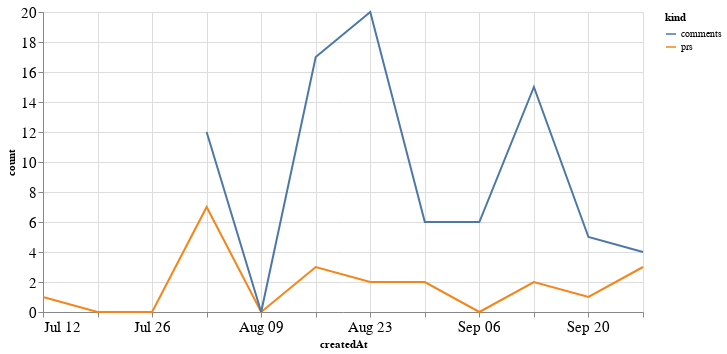

The cell this chart's notebook holds for it:
### Code cell
alt.Chart(total_time, width=600).mark_line().encode(
    x='createdAt',
    y='count',
    color='kind'
)

### Figure 1 — Vega-Lite specification as saved in the notebook (floating-point values rounded to 4 significant figures)
{"config": {"axisLeft": {"labelFontSize": 15}, "axisBottom": {"labelFontSize": 15}}, "data": {"name": "data-560027ac1e116687e58c63c8722c1f1e"}, "mark": "line", "encoding": {"color": {"type": "nominal", "field": "kind"}, "x": {"type": "temporal", "field": "createdAt"}, "y": {"type": "quantitative", "field": "count"}}, "width": 600, "$schema": "https://vega.github.io/schema/vega-lite/v4.8.1.json", "datasets": {"data-560027ac1e116687e58c63c8722c1f1e": [{"createdAt": "2020-07-12T00:00:00", "kind": "prs", "count": 1.0}, {"createdAt": "2020-07-19T00:00:00", "kind": "prs", "count": 0.0}, {"createdAt": "2020-07-26T00:00:00", "kind": "prs", "count": 0.0}, {"createdAt": "2020-08-02T00:00:00", "kind": "prs", "count": 7.0}, {"createdAt": "2020-08-09T00:00:00", "kind": "prs", "count": 0.0}, {"createdAt": "2020-08-16T00:00:00", "kind": "prs", "count": 3.0}, {"createdAt": "2020-08-23T00:00:00", "kind": "prs", "count": 2.0}, {"createdAt": "2020-08-30T00:00:00", "kind": "prs", "count": 2.0}, {"createdAt": "2020-09-06T00:00:00", "kind": "prs", "count": 0.0}, {"createdAt": "2020-09-13T00:00:00", "kind": "prs", "count": 2.0}, {"createdAt": "2020-09-20T00:00:00", "kind": "prs", "count": 1.0}, {"createdAt": "2020-09-27T00:00:00", "kind": "prs", "count": 3.0}, {"createdAt": "2020-07-12T00:00:00", "kind": "comments", "count": null}, {"createdAt": "2020-07-19T00:00:00", "kind": "comments", "count": null}, {"createdAt": "2020-07-26T00:00:00", "kind": "comments", "count": null}, {"createdAt": "2020-08-02T00:00:00", "kind": "comments", "count": 12.0}, {"createdAt": "2020-08-09T00:00:00", "kind": "comments", "count": 0.0}, {"createdAt": "2020-08-16T00:00:00", "kind": "comments", "count": 17.0}, {"createdAt": "2020-08-23T00:00:00", "kind": "comments", "count": 20.0}, {"createdAt": "2020-08-30T00:00:00", "kind": "comments", "count": 6.0}, {"createdAt": "2020-09-06T00:00:00", "kind": "comments", "count": 6.0}, {"createdAt": "2020-09-13T00:00:00", "kind": "comments", "count": 15.0}, {"createdAt": "2020-09-20T00:00:00", "kind": "comments", "count": 5.0}, {"createdAt": "2020-09-27T00:00:00", "kind": "comments", "count": 4.0}]}}
